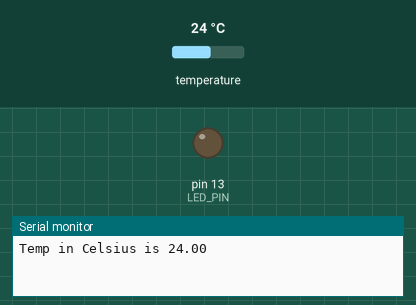
Recording of a sketch running on a simulated Arduino Uno, built with avr-gcc and run on an emulated ATmega328P. Shown: output pins drawn as LEDs (lit = HIGH), the last lines printed to the serial monitor. Inputs (shaded band) come from the test bench; at power-on: temperature 24 °C.

Above: at 1.2 s.
At 6.9 s:
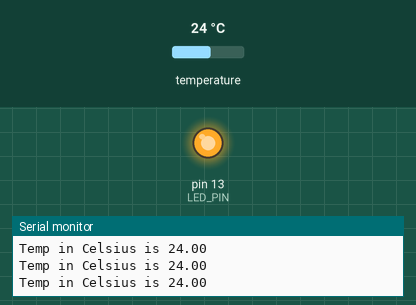
Timing chart, 0 to 8.1 s (numbered marks = the images above):
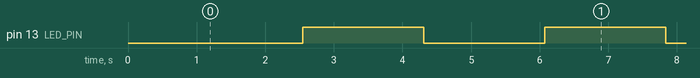

The sketch:

TemperatureSensorSimple.ino
```cpp
/**
 * Lab 5: Functions
 *
 * This sketch reads the temperature (in Celsius) from a
 * DS18B2 DallasSemiconductor OneWire temperature sensor.
 *
 * It can be used to test your board setup.
 *
 * asbeug@calpoly.edu
 * Fall 2011 - Spring 2012
 */

#include <OneWire.h>
#include <DallasTemperature.h>

const int ONE_WIRE_BUS = 2;
const int LOOP_DELAY = 1000;
const int SENSOR_INDEX = 0;

const int LED_PIN = 13;
int led_state = HIGH;

OneWire oneWire(ONE_WIRE_BUS);
DallasTemperature sensors(&oneWire);

void setup()
{
  // start serial port
  Serial.begin(9600);
  // Start up the library
  sensors.begin();

  pinMode(LED_PIN, OUTPUT);
}

void loop()
{
  // Get the temperature in Celsius
  float myTempC = getTemperature(SENSOR_INDEX);

  // Print the temp in Farenheit out to the serial line
  // To view the serial line monitor go to menu Tools -> Serial Line Monitor
  Serial.print("Temp in Celsius is ");
  Serial.println(myTempC);

  if (led_state == HIGH) {
   digitalWrite(LED_PIN, LOW);
   led_state = LOW;
  } else {
   digitalWrite(LED_PIN, HIGH);
   led_state = HIGH;
  }

  delay(LOOP_DELAY); // Only look every couple seconds
}

/*
 * Read the temperature (in degrees Celsius) from the thermometer.
 */
float getTemperature(int sensorIndex) {
  // Start the sensing
  sensors.requestTemperatures();
  // Get the actual temp
  sensors.getTempCByIndex(sensorIndex);
}
```

Measured:
- by itself, pin 13 (LED_PIN): alternates HIGH for 1.8 s and LOW for 1.8 s
